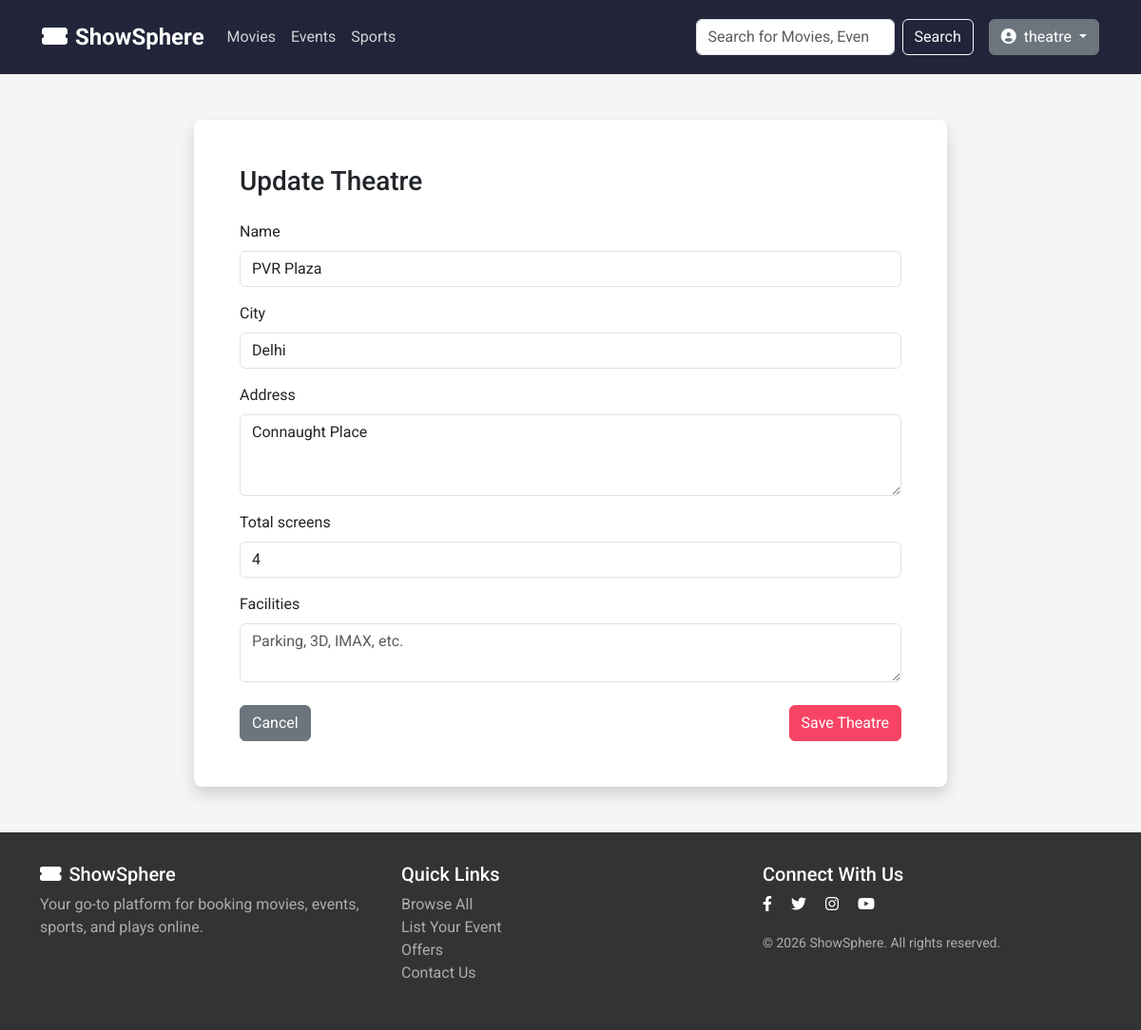
The app's page /theatre/theatre/1/edit/ (signed in) with its own data.
### booking/models.py (models this page shows, shortened)
class CustomUser(AbstractUser):
    ROLE_CHOICES = [
        ('customer', 'Customer'),
        ('organizer', 'Event Organizer'),
        ('theatre_owner', 'Theatre Owner'),
        ('admin', 'Admin'),
    ]
    role = models.CharField(max_length=20, choices=ROLE_CHOICES, default='customer')
    city = models.ForeignKey('City', on_delete=models.SET_NULL, null=True, blank=True)
    phone = models.CharField(max_length=15, blank=True)
    email_verified = models.BooleanField(default=False)
    verification_token = models.CharField(max_length=100, blank=True)

class Theatre(models.Model):
    owner = models.ForeignKey(TheatreOwnerProfile, on_delete=models.CASCADE, related_name='theatres')
    name = models.CharField(max_length=200, help_text='Theatre/Cinema name with location')
    city = models.ForeignKey(City, on_delete=models.CASCADE, related_name='theatres')
    address = models.TextField()
    total_screens = models.PositiveIntegerField()
    facilities = models.TextField(blank=True, help_text='Parking, Food Court, 3D, IMAX, etc.')
    is_active = models.BooleanField(default=True)
    created_at = models.DateTimeField(auto_now_add=True)
    class Meta:
        ordering = ['name']

### booking/views.py (the view)
# urls.py: path('theatre/theatre/<int:theatre_id>/edit/', views.edit_theatre, name='edit_theatre'),
@approved_theatre_owner_required
def edit_theatre(request, theatre_id):
    theatre = get_object_or_404(Theatre, id=theatre_id, owner=request.user.theatre_profile)
    if request.method == 'POST':
        form = TheatreForm(request.POST, instance=theatre)
        if form.is_valid():
            form.save()
            messages.success(request, 'Theatre updated successfully!')
            return redirect('booking:manage_theatres')
    else:
        form = TheatreForm(instance=theatre)
    return render(request, 'theatre/theatre_form.html', {'form': form, 'theatre': theatre, 'title': 'Edit Theatre'})

### booking/forms.py
class TheatreForm(forms.ModelForm):
    class Meta:
        model = Theatre
        fields = ['name', 'city', 'address', 'total_screens', 'facilities']
        widgets = {
            'name': forms.TextInput(attrs={'class': 'form-control', 'placeholder': 'Theatre Name with Location'}),
            'city': forms.Select(attrs={'class': 'form-control'}),
            'address': forms.Textarea(attrs={'class': 'form-control', 'rows': 3, 'placeholder': 'Full Address'}),
            'total_screens': forms.NumberInput(attrs={'class': 'form-control', 'placeholder': 'Number of Screens'}),
            'facilities': forms.Textarea(attrs={'class': 'form-control', 'rows': 2, 'placeholder': 'Parking, 3D, IMAX, etc.'}),
        }

### booking/models.py (called while the page is built)
    def __str__(self):
        return self.name

### templates/theatre/theatre_form.html (shortened to what this page needs)
{% extends 'base.html' %}
{% block content %}
<div class="row justify-content-center my-5">
    <div class="col-md-8">
        <div class="card shadow">
            <div class="card-body p-5">
                <h3 class="mb-4">{% if form.instance.pk %}Update{% else %}Add New{% endif %} Theatre</h3>
                <form method="post">
                    {% for field in form %}
                    <div class="mb-3">
                        <label for="{{ field.id_for_label }}" class="form-label">{{ field.label }}</label>
                        {{ field }}
                    </div>
                    {% endfor %}
                    <div class="d-flex justify-content-between mt-4">
                        <a href="{% url 'booking:manage_theatres' %}" class="btn btn-secondary">Cancel</a>
                        <button type="submit" class="btn btn-primary">Save Theatre</button>
                    </div>
                </form>
            </div>
        </div>
    </div>
</div>
{% endblock %}

### templates/base.html (shortened to what this page needs)
<!DOCTYPE html>
<html lang="en">
<head>
    <link href="https://cdn.jsdelivr.net/npm/bootstrap@5.3.0/dist/css/bootstrap.min.css" rel="stylesheet">
    <link rel="stylesheet" href="https://cdnjs.cloudflare.com/ajax/libs/font-awesome/6.0.0/css/all.min.css">
    {% load static %}
    <link rel="stylesheet" href="{% static 'css/style.css' %}">
</head>
<body>
    {% block navbar %}
    <nav class="navbar navbar-expand-lg navbar-dark sticky-top">
        <div class="container">
            <a class="navbar-brand" href="{% url 'booking:home' %}">
                <i class="fas fa-ticket-alt me-2"></i>ShowSphere
            </a>
            <div class="collapse navbar-collapse" id="navbarNav">
                <ul class="navbar-nav me-auto">
                    <li class="nav-item">
                        <a class="nav-link" href="{% url 'booking:browse' %}">Movies</a>
                    </li>
                    <li class="nav-item">
                        <a class="nav-link" href="{% url 'booking:browse' %}?category=events">Events</a>
                    </li>
                    <li class="nav-item">
                        <a class="nav-link" href="{% url 'booking:browse' %}?category=sports">Sports</a>
                    </li>
                </ul>
                <form class="d-flex me-3" action="{% url 'booking:search' %}" method="get">
                    <input class="form-control me-2" type="search" placeholder="Search for Movies, Events..."
                        aria-label="Search" name="q">
                    <button class="btn btn-outline-light" type="submit">Search</button>
                </form>
                <div class="d-flex align-items-center">
                    {% if user.is_authenticated %}
                    <div class="dropdown">
                        <button class="btn btn-secondary dropdown-toggle" type="button" id="userDropdown"
                            data-bs-toggle="dropdown" aria-expanded="false">
                            <i class="fas fa-user-circle me-1"></i> {{ user.username }}
                        </button>
                    </div>
                    {% else %}
                    <a href="{% url 'booking:login' %}" class="btn btn-primary me-2">Sign In</a>
                    <a href="{% url 'booking:customer_register' %}" class="btn btn-outline-light">Sign Up</a>
                    {% endif %}
                </div>
            </div>
        </div>
    </nav>
    {% endblock %}
    <main>
        {% block content %}{% endblock %}
    </main>
    <footer class="mt-5">
        <div class="container">
            <div class="row">
                <div class="col-md-4">
                    <h5><i class="fas fa-ticket-alt me-2"></i>ShowSphere</h5>
                    <p class="text-muted-light">Your go-to platform for booking movies, events, sports, and plays
                        online.</p>
                </div>
                <div class="col-md-4">
                    <h5>Quick Links</h5>
                    <ul class="list-unstyled">
                        <li><a href="{% url 'booking:browse' %}" class="text-decoration-none text-muted-light">Browse
                                All</a></li>
                        <li><a href="#" class="text-decoration-none text-muted-light">List Your Event</a></li>
                        <li><a href="#" class="text-decoration-none text-muted-light">Offers</a></li>
                        <li><a href="#" class="text-decoration-none text-muted-light">Contact Us</a></li>
                    </ul>
                </div>
                <div class="col-md-4">
                    <h5>Connect With Us</h5>
                    <div class="social-icons">
                        <a href="#" class="text-white me-3"><i class="fab fa-facebook-f"></i></a>
                        <a href="#" class="text-white me-3"><i class="fab fa-twitter"></i></a>
                        <a href="#" class="text-white me-3"><i class="fab fa-instagram"></i></a>
                        <a href="#" class="text-white"><i class="fab fa-youtube"></i></a>
                    </div>
                    <div class="mt-3">
                        <small class="text-muted-light">&copy; {% now "Y" %} ShowSphere. All rights reserved.</small>
                    </div>
                </div>
            </div>
        </div>
    </footer>
</body>
</html>

### static/css/style.css (style rules this page uses)
:root { --primary-color: #f84464; --secondary-color: #222539; --accent-color: #f5f5f5; --text-primary: #333333; --text-secondary: #666666; --text-white: #ffffff; --background-light: #f5f5f5; --background-white: #ffffff; --success-color: #4caf50; --warning-color: #ff9800; --danger-color: #f44336; --border-radius: 8px; --box-shadow: 0 4px 8px rgba(0, 0, 0, 0.1); --transition: all 0.3s ease; }
body { font-family: 'Roboto', 'Inter', sans-serif; background-color: var(--background-light); color: var(--text-primary); margin: 0; padding: 0; box-sizing: border-box; }
.navbar { background-color: var(--secondary-color); padding: 1rem 2rem; color: var(--text-white); }
.navbar-brand { font-size: 1.5rem; font-weight: bold; color: var(--text-white) !important; }
.navbar-nav .nav-link { color: rgba(255, 255, 255, 0.8) !important; transition: var(--transition); }
.btn-primary { background-color: var(--primary-color); border-color: var(--primary-color); }
.card { border: none; border-radius: var(--border-radius); box-shadow: var(--box-shadow); transition: var(--transition); overflow: hidden; }
footer { background-color: #333; color: white; padding: 2rem 0; margin-top: 2rem; }
.text-muted-light { color: rgba(255, 255, 255, 0.6); }

### records on screen
CustomUser: username "theatre"
Theatre: form "PVR Plaza" "Delhi" "Connaught Place" "4"

### other values on screen
{{ field.label }} "Name" "City" "Address" "Total screens" "Facilities"
